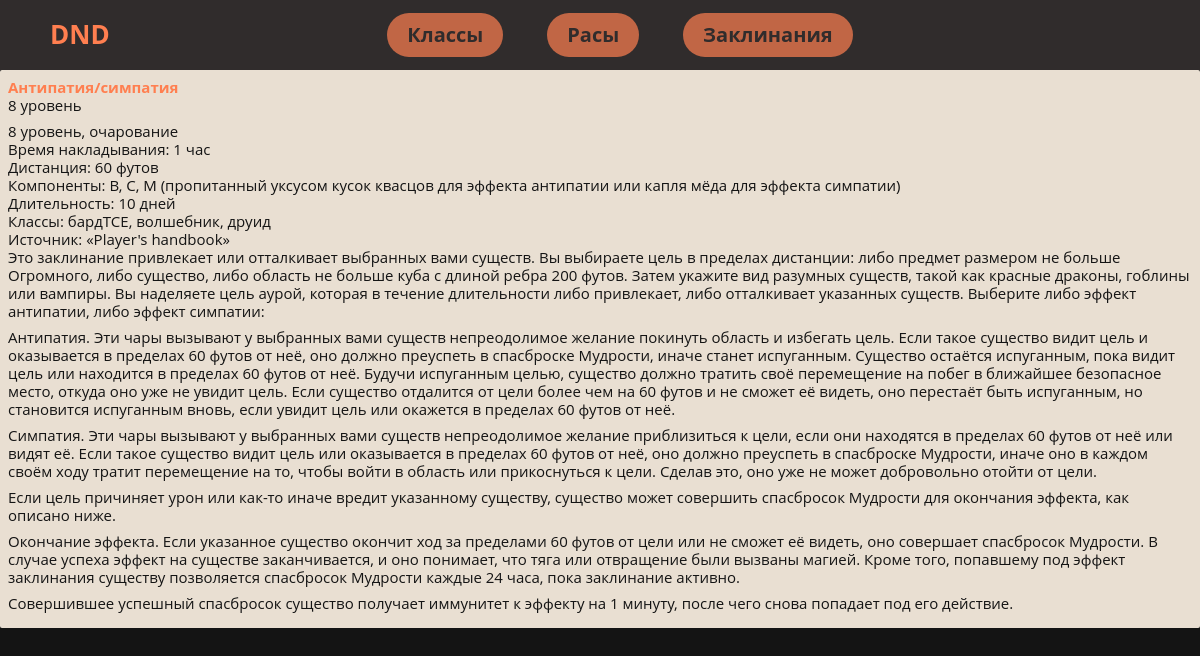
The page /spells_description/4 on the database its author committed.
### dnd_wiki/models.py (models this page shows, shortened)
class Spell(models.Model):
    name = models.CharField(null=True, blank=True, default="default title", max_length=200)
    lvl = models.CharField(null=True, blank=True, default="default title", max_length=200)
    companent = models.CharField(null=True, blank=True, default="default title", max_length=200)
    description = models.TextField(null=True, blank=True, default="default title")

### dnd_wiki/views.py (the view)
# urls.py: path('spells_description/<str:pk>', views.single_spell, name='single_spell'),
def single_spell(request, pk):
    spell_obj = Spell.objects.get(id=pk)
    spells = Spell.objects.all()
    context = {'so': spell_obj, 'spells': spells}
    return render(request, 'dnd_wiki/spell_description.html', context)

### dnd_wiki/templates/dnd_wiki/spell_description.html (shortened to what this page needs)
{% extends 'dnd_wiki/base.html' %}
{% block content %}
<div class="cards-wrapper">
    <div class="paper-1 card active">
        <div class="card-wrapper">
            <div class="card-header"><h2 class="card-title">{{so.name}}</span></h2>
            </div>
            <div class="card-body new-article" itemprop="articleBody">
                <ul class="params">
                    <li class="size-type-alignment">{{so.lvl}} уровень </li>
                    <p>{{so.description|linebreaks}}</p>
                </ul>
            </div>
        </div>
    </div>
</div>
{% endblock %}

### dnd_wiki/static/styles/style.css (style rules this page uses)
h2 { color: coral; }
abbr, address, article, aside, audio, b, blockquote, body, body div, caption, cite, code, dd, del, details, dfn, dl, dt, em, fieldset, figure, form, h1, h2, h3, h4, h5, h6, html, i, iframe, img, ins, kbd, label, legend, li, mark, menu, nav, object, ol, p, pre, q, samp, section, small, span, strong, sub, summary, sup, table, tbody, td, tfoot, th, thead, time, tr, ul, var, video { margin: 0; padding: 0; border: 0; font-size: 100%; vertical-align: baseline; background: 0 0; }
.card-body p { padding: 0; margin: 0 0 8px; }
.card { position: relative; }
.card { padding: 0; margin: 0 0 8px; z-index: 2; }
.paper-1 { padding: 8px; border-radius: 2px; }
.card-type, .paper-1 { background-color: #e9dfd2; }
body { font-family: "Open Sans",sans-serif; font-size: 15px; line-height: 1.2; font-weight: 400; color: #141414; display: flex; flex-direction: column; flex-wrap: nowrap; justify-content: flex-start; align-content: stretch; align-items: stretch; min-height: 100vh; position: relative; background-color: #141414; }

### rows shown on the page
Spell: name "Антипатия/симпатия", lvl "8", description "8 уровень, очарование Время накладывания: 1 час Дистанция: 60 футов Компоненты: В, С, М (пропитанный уксусом кусок квасцов для эффекта антипатии или капля мёда для эффекта симпатии) Длительность: 10 дней Классы: бардTCE, волшебник, друид Источник: «Player's handbook» Это заклинание привлекает или отталкивает выбранных вами существ. Вы выбираете цель в пределах дистанции: либо предмет размером не больше Огромного, либо существо, либо область не больше куба с длиной ребра 200 футов. Затем укажите вид разумных существ, такой как красные драконы, гоблины или вампиры. Вы наделяете цель аурой, которая в течение длительности либо привлекает, либо отталкивает указанных существ. Выберите либо эффект…"
